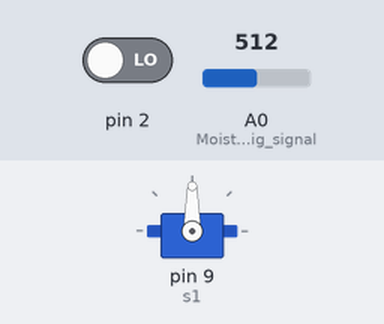
Bench run of a sketch on a simulated Arduino Uno, built with avr-gcc and run on an emulated ATmega328P. Parts: servo. The inputs (shaded band) are chosen by the test bench; at power-on: pin 2 LOW, A0 (Moisture_dig_signal) = 512. What the sketch prints to the serial monitor is not drawn.

Above: at 1.2 s.
1.3 s: pin 2 driven HIGH
At 2.6 s:
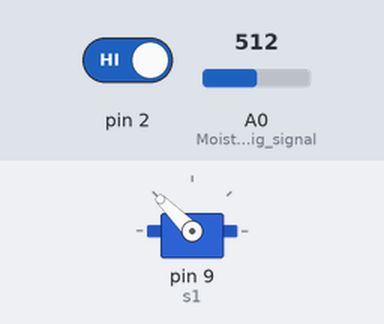
2.9 s: A0 (Moisture_dig_signal) set to 839
5.0 s: A0 (Moisture_dig_signal) set to 862
At 5.4 s:
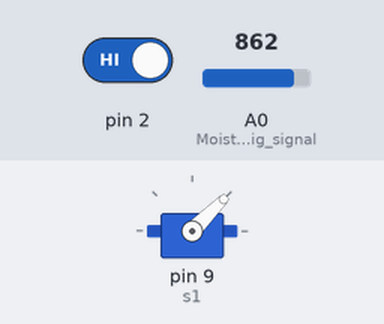
6.5 s: A0 (Moisture_dig_signal) set to 840
At 8.4 s:
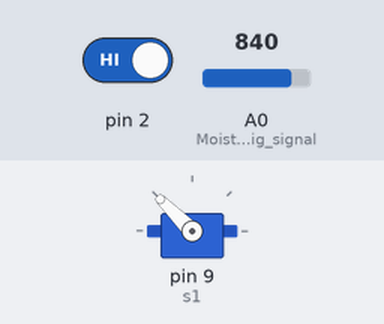
8.9 s: A0 (Moisture_dig_signal) set to 860
At 10.2 s:
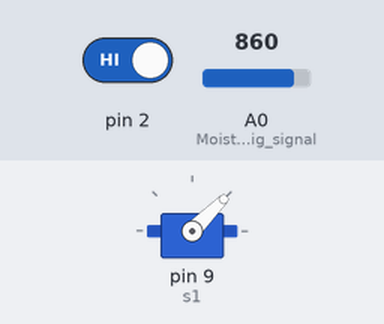
11.3 s: pin 2 driven LOW
At 13.3 s:
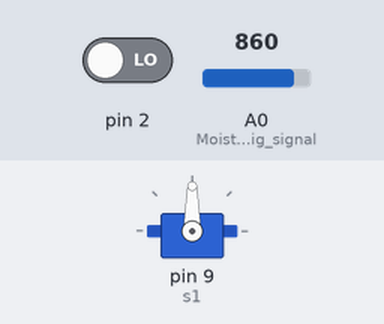
Timing chart, 0 to 14.8 s (numbered marks = the images above; inputs shaded):
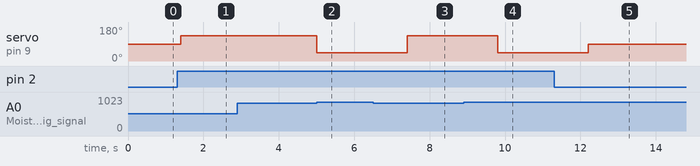

The sketch:

iot_project_code_copy_20221209145149.ino
```cpp
#include<Servo.h>
Servo s1;
int Moisture_dig_signal=A0;
int Sensor_State=1;
void setup() {
s1.attach(9);
pinMode(2,INPUT);
 pinMode(Moisture_dig_signal,INPUT);
 Serial.begin(9600); // put your setup code here, to run once:

}
void dry()
    {
      s1.write(45);
    }

    void wet()
    {
      s1.write(135);
    }

    void neutral()
    {
      s1.write(90);
    }

void loop() {
  int touch=digitalRead(2);
 Serial.print("analog level:");
 Sensor_State=analogRead(Moisture_dig_signal);

 if(Sensor_State>850 && touch==1) {
   Serial.println("dry");
   dry();
   delay(1000);

   }
   else if(Sensor_State<=850 && touch==1) {
     Serial.println("wet");
     wet();
     delay(1000);
   }
    else {
      neutral();
    }

     delay(200);// put your main code here, to run repeatedly:

}
```

Measured:
- the behaviour switches between 850 and 851 on A0 (Moisture_dig_signal) (found by bisection; images 1 and 2)
- after the input at 1.3 s, servo on pin 9 (s1): 90° → 135° after 0.10 s
- after the input at 2.9 s, every drawn part: stays the same
- after the input at 5.0 s, servo on pin 9 (s1): 135° → 45° at once
- after the input at 6.5 s, servo on pin 9 (s1): 45° → 135° after 0.90 s
- after the input at 8.9 s, servo on pin 9 (s1): 135° → 45° after 0.90 s
- after the input at 11.3 s, servo on pin 9 (s1): 45° → 90° after 0.91 s
